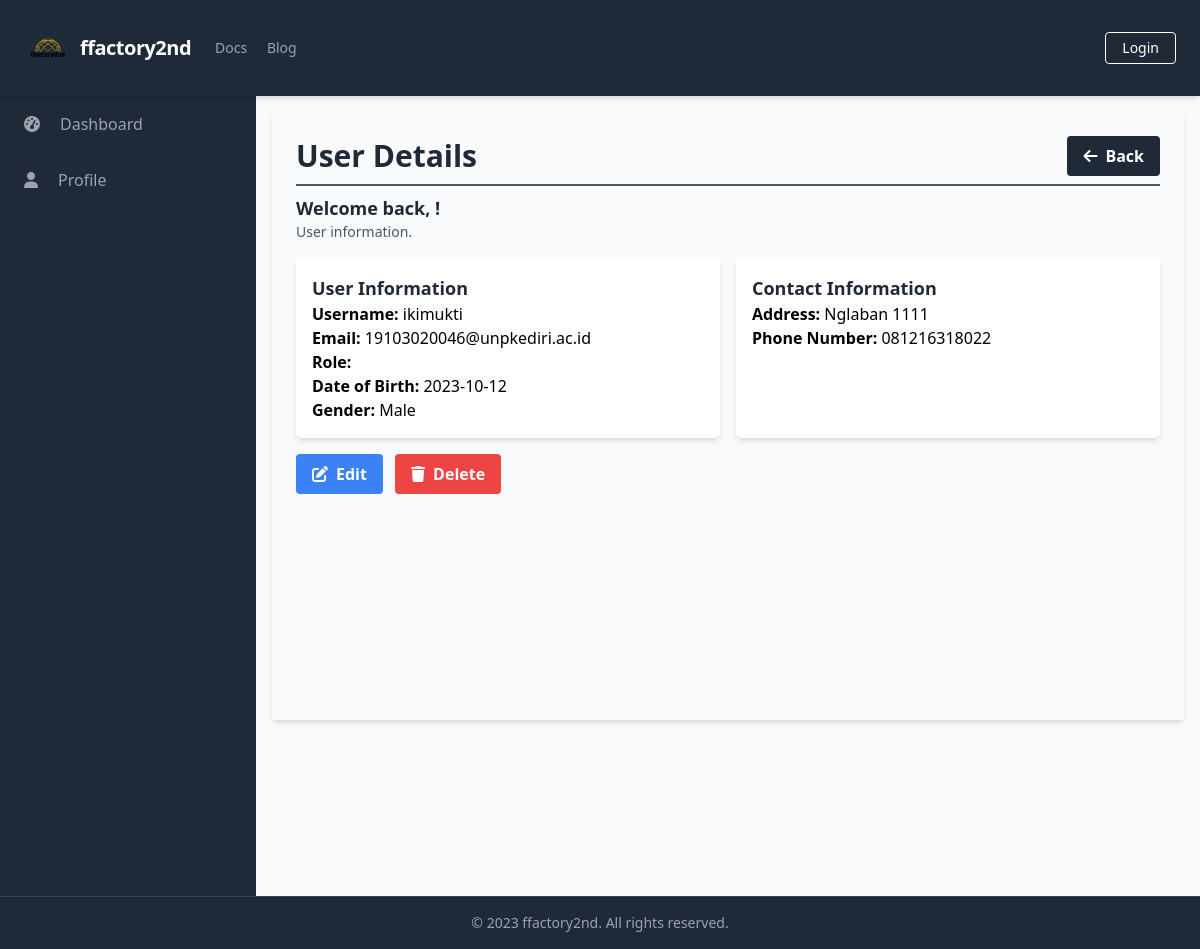
Before: /manage_users/manage_users_detail.php?id=0 with the older database file.
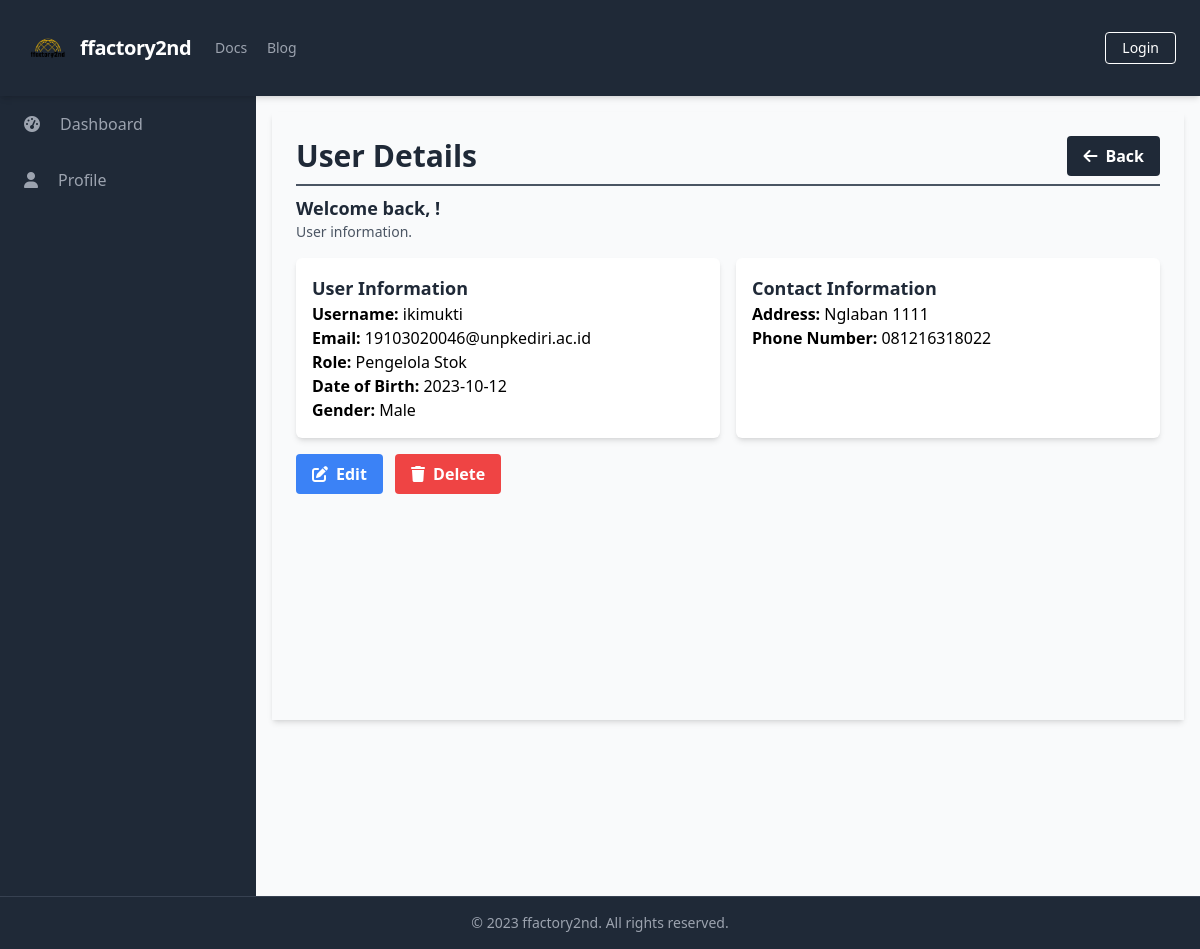
After: the same page with the newer database file.
### tables this page shows
CREATE TABLE `Users` (
  `UserID` int(11) NOT NULL,
  `Username` varchar(50) NOT NULL,
  `Password` varchar(255) NOT NULL,
  `Email` varchar(100) NOT NULL,
  `FullName` varchar(100) DEFAULT NULL,
  `DateOfBirth` date DEFAULT NULL,
  `Gender` varchar(10) DEFAULT NULL,
  `Address` text DEFAULT NULL,
  `PhoneNumber` varchar(20) DEFAULT NULL,
  `RoleID` int(11) DEFAULT NULL,
  `AccountCreationDate` timestamp NOT NULL DEFAULT current_timestamp() ON UPDATE current_timestamp(),
  `LastLogin` datetime DEFAULT NULL,
  `AccountStatus` varchar(20) DEFAULT NULL,
  `ProfilePictureURL` varchar(255) DEFAULT NULL,
  `ActivationStatus` varchar(20) DEFAULT NULL
);

CREATE TABLE `Roles` (
  `RoleID` int(11) NOT NULL,
  `RoleName` varchar(50) NOT NULL
);

### public/manage_users/manage_users_detail.php (the view, shortened to what this page needs)
<?php
require_once('../../database/connection.php');
$userID = '';
$errors = array();
$userData = array();
if (isset($_GET['id'])) {
    $userID = $_GET['id'];
    $query = "SELECT u.UserID, u.Username, u.Email, r.RoleName, u.DateOfBirth, u.Gender, u.Address, u.PhoneNumber, u.RoleID, u.AccountCreationDate, u.LastLogin, u.AccountStatus, u.ActivationStatus
              FROM Users u
              LEFT JOIN Roles r ON u.RoleID = r.RoleID
              WHERE u.UserID = $userID";
    $result = $conn->query($query);
    if ($result->num_rows > 0) {
        $userData = $result->fetch_assoc();
    } else {
        $errors[] = "User not found.";
    }
}
?>
<?php include_once('../components/header.php'); ?>
<div class="h-screen flex flex-col">
    <?php include('../components/navbar.php'); ?>
    <div class="flex-grow bg-gray-50 flex flex-row shadow-md">
        <?php include('../components/sidebar.php'); ?>
        <main class="bg-gray-50 flex flex-col flex-1 overflow-y-scroll h-screen flex-shrink-0 sc-hide pb-40">
            <div class="flex items-start justify-start p-6 shadow-md m-4 flex-1 flex-col">
                <div class="flex flex-row justify-between items-center w-full border-b-2 border-gray-600 mb-2 pb-2">
                    <h1 class="text-3xl text-gray-800 font-semibold w-full">User Details</h1>
                    <div class="flex flex-row justify-end items-center">
                        <a href="../manage_users/manage_users_list.php" class="bg-gray-800 hover:bg-gray-700 text-white font-bold py-2 px-4 rounded inline-flex items-center space-x-2">
                            <i class="fas fa-arrow-left"></i>
                            <span>Back</span>
                        </a>
                    </div>
                </div>
                <div class="flex flex-col w-full">
                    <div class="flex flex-row justify-between items-center w-full mb-2 pb-2">
                        <div>
                            <h2 class="text-lg text-gray-800 font-semibold">Welcome back, <?php echo $_SESSION['FullName']; ?>!</h2>
                            <p class="text-gray-600 text-sm">User information.</p>
                        </div>
                    </div>
                    <?php if (!empty($userData)) : ?>
                        <div class="grid grid-cols-2 gap-4">
                            <div class="bg-white shadow-md p-4 rounded-md">
                                <h3 class="text-lg font-semibold text-gray-800">User Information</h3>
                                <p><strong>Username:</strong> <?php echo $userData['Username']; ?></p>
                                <p><strong>Email:</strong> <?php echo $userData['Email']; ?></p>
                                <p><strong>Role:</strong> <?php echo $userData['RoleName']; ?></p>
                                <p><strong>Date of Birth:</strong> <?php echo $userData['DateOfBirth']; ?></p>
                                <p><strong>Gender:</strong> <?php echo $userData['Gender']; ?></p>
                            </div>
                            <div class="bg-white shadow-md p-4 rounded-md">
                                <h3 class="text-lg font-semibold text-gray-800">Contact Information</h3>
                                <p><strong>Address:</strong> <?php echo $userData['Address']; ?></p>
                                <p><strong>Phone Number:</strong> <?php echo $userData['PhoneNumber']; ?></p>
                            </div>
                        </div>
                        <div class="mt-4">
                            <a href="manage_users_update.php?id=<?php echo $userID; ?>" class="bg-blue-500 hover:bg-blue-700 text-white font-bold py-2 px-4 rounded inline-flex items-center mr-2">
                                <i class="fas fa-edit mr-2"></i>
                                <span>Edit</span>
                            </a>
                            <a href="#" onclick="confirmDelete(<?php echo $userID; ?>)" class="bg-red-500 hover:bg-red-700 text-white font-bold py-2 px-4 rounded inline-flex items-center">
                                <i class="fas fa-trash mr-2"></i>
                                <span>Delete</span>
                            </a>
                        </div>
                    <?php else : ?>
                        <div class="bg-white shadow-md p-4 rounded-md">
                            <p>No user data available.</p>
                        </div>
                    <?php endif; ?>
                </div>
            </div>
        </main>
    </div>
    <?php include('../components/footer.php'); ?>
</div>
</body>
</html>

Changed rows visible on the page:
changed users "ikimukti": RoleID.RoleName (not shown) → "Pengelola Stok"
